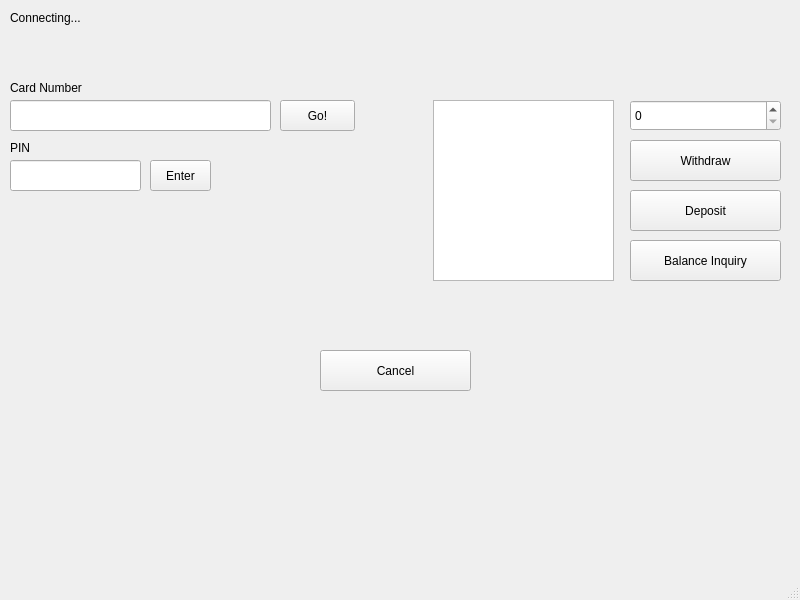
<?xml version="1.0" encoding="UTF-8"?>
<ui version="4.0">
 <class>atm_client</class>
 <widget class="QMainWindow" name="atm_client">
  <property name="geometry">
   <rect>
    <x>0</x>
    <y>0</y>
    <width>800</width>
    <height>600</height>
   </rect>
  </property>
  <property name="windowTitle">
   <string>atm_client</string>
  </property>
  <widget class="QWidget" name="centralwidget">
   <widget class="QLabel" name="lblConnect">
    <property name="geometry">
     <rect>
      <x>10</x>
      <y>10</y>
      <width>351</width>
      <height>16</height>
     </rect>
    </property>
    <property name="text">
     <string>Connecting...</string>
    </property>
   </widget>
   <widget class="QPushButton" name="btnWithdraw">
    <property name="geometry">
     <rect>
      <x>630</x>
      <y>140</y>
      <width>151</width>
      <height>41</height>
     </rect>
    </property>
    <property name="text">
     <string>Withdraw</string>
    </property>
   </widget>
   <widget class="QPushButton" name="btnDeposit">
    <property name="geometry">
     <rect>
      <x>630</x>
      <y>190</y>
      <width>151</width>
      <height>41</height>
     </rect>
    </property>
    <property name="text">
     <string>Deposit</string>
    </property>
   </widget>
   <widget class="QPushButton" name="btnInquiry">
    <property name="geometry">
     <rect>
      <x>630</x>
      <y>240</y>
      <width>151</width>
      <height>41</height>
     </rect>
    </property>
    <property name="text">
     <string>Balance Inquiry</string>
    </property>
   </widget>
   <widget class="QPushButton" name="btnCancel">
    <property name="geometry">
     <rect>
      <x>320</x>
      <y>350</y>
      <width>151</width>
      <height>41</height>
     </rect>
    </property>
    <property name="text">
     <string>Cancel</string>
    </property>
   </widget>
   <widget class="QLineEdit" name="ledtCard">
    <property name="geometry">
     <rect>
      <x>10</x>
      <y>100</y>
      <width>261</width>
      <height>31</height>
     </rect>
    </property>
   </widget>
   <widget class="QPushButton" name="btnSubmitCard">
    <property name="geometry">
     <rect>
      <x>280</x>
      <y>100</y>
      <width>75</width>
      <height>31</height>
     </rect>
    </property>
    <property name="text">
     <string>Go!</string>
    </property>
   </widget>
   <widget class="QLabel" name="lblCard">
    <property name="geometry">
     <rect>
      <x>10</x>
      <y>80</y>
      <width>91</width>
      <height>16</height>
     </rect>
    </property>
    <property name="text">
     <string>Card Number</string>
    </property>
   </widget>
   <widget class="QLineEdit" name="ledtPin">
    <property name="geometry">
     <rect>
      <x>10</x>
      <y>160</y>
      <width>131</width>
      <height>31</height>
     </rect>
    </property>
   </widget>
   <widget class="QPushButton" name="btnEnter">
    <property name="geometry">
     <rect>
      <x>150</x>
      <y>160</y>
      <width>61</width>
      <height>31</height>
     </rect>
    </property>
    <property name="text">
     <string>Enter</string>
    </property>
   </widget>
   <widget class="QPlainTextEdit" name="edtFeedback">
    <property name="geometry">
     <rect>
      <x>433</x>
      <y>100</y>
      <width>181</width>
      <height>181</height>
     </rect>
    </property>
   </widget>
   <widget class="QLabel" name="lblPin">
    <property name="geometry">
     <rect>
      <x>10</x>
      <y>140</y>
      <width>91</width>
      <height>16</height>
     </rect>
    </property>
    <property name="text">
     <string>PIN</string>
    </property>
   </widget>
   <widget class="QSpinBox" name="spedtAmount">
    <property name="geometry">
     <rect>
      <x>630</x>
      <y>100</y>
      <width>151</width>
      <height>31</height>
     </rect>
    </property>
   </widget>
  </widget>
  <widget class="QMenuBar" name="menubar">
   <property name="geometry">
    <rect>
     <x>0</x>
     <y>0</y>
     <width>800</width>
     <height>22</height>
    </rect>
   </property>
  </widget>
  <widget class="QStatusBar" name="statusbar"/>
 </widget>
 <resources/>
 <connections/>
</ui>
